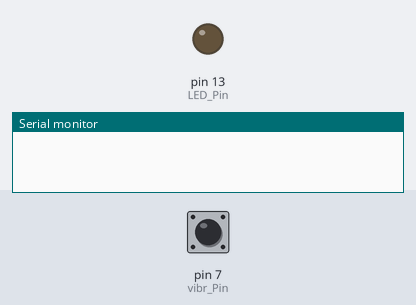
The sketch below on a simulated Arduino Uno, built with avr-gcc and run on an emulated ATmega328P. Shown: output pins drawn as LEDs (lit = HIGH), the last lines printed to the serial monitor. The test bench sets the inputs (shaded band); at power-on: pin 7 (vibr_Pin) LOW.

Above: at 1.2 s.
1.3 s: pin 7 (vibr_Pin) pulsed HIGH 2 times (0.12 s each, 0.3 s apart)
At 2.1 s:
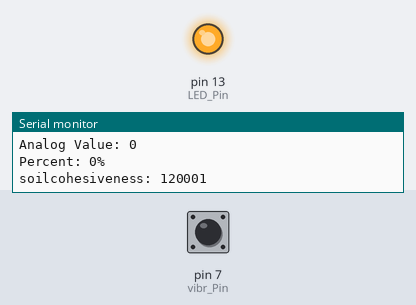
4.5 s: pin 7 (vibr_Pin) pulsed HIGH 2 times (0.12 s each, 0.3 s apart)
At 6.7 s:
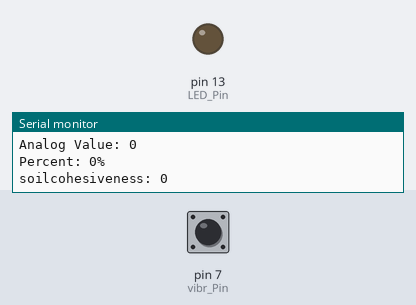
Timing chart, 0 to 8.2 s (numbered marks = the images above; inputs shaded):
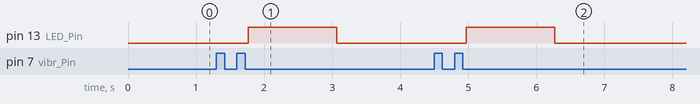

The sketch:

vibmoistoriginal.ino
```cpp
//assigning the integers or names
  //electrochemical sensor
    int sensorPin = A0;
    int sensorValue = 0;
    int percent = 0;
  //vibration sensor
    int vibr_Pin=7;
    int LED_Pin=13;

void setup() {
  Serial.begin(9600);
  //Sets up the pin
  pinMode(vibr_Pin,INPUT);
  pinMode(LED_Pin,OUTPUT);
}


long TP_init(){
  delay(50);
      long measurement=pulseIn (vibr_Pin, HIGH);  //wait for the pin to get HIGH and returns measurement
    return measurement;
}

int convertToPercent(int value)
{
  int percentValue = 0;
      percentValue = map(value, 1023, 465, 0, 100);
    return percentValue;
}

void loop(){
  long measurement =TP_init();
  delay(50);
    // Serial.print("measurment = ");

            //Sets the condition for the LED of the vibration sensor
            {if (measurement > 1000){
                digitalWrite(LED_Pin, HIGH);  //when the vib sensor produced an output greater than 1000, the LED will light on
              }
              else{
                digitalWrite(LED_Pin, LOW);  //when there is no detection, the LED is off
              }
            delay(100);
  }

  //prints the result of the moisture sensor
  Serial.print("\n\nAnalog Value: ");
  Serial.print(sensorValue);
  Serial.print("\nPercent: ");
  Serial.print(percent);
  Serial.print("%");
  Serial.print("\nsoilcohesiveness: ");
  Serial.print(measurement); //displays the measurement of the vibration sensor
    delay(100); //time or interval for result to be displayed

}
```

Measured:
- after the input at 1.3 s, pin 13 (LED_Pin): LOW → HIGH after 0.47 s, → LOW 1.3 s later
- after the input at 4.5 s, pin 13 (LED_Pin): LOW → HIGH after 0.47 s, → LOW 1.3 s later
